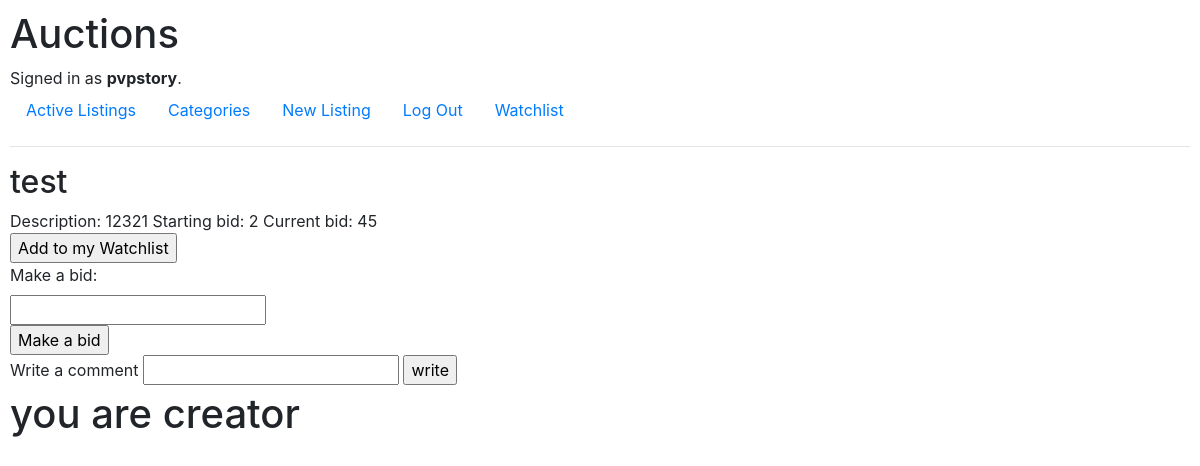
The page /listing/6 (signed in) on the database as committed earlier.
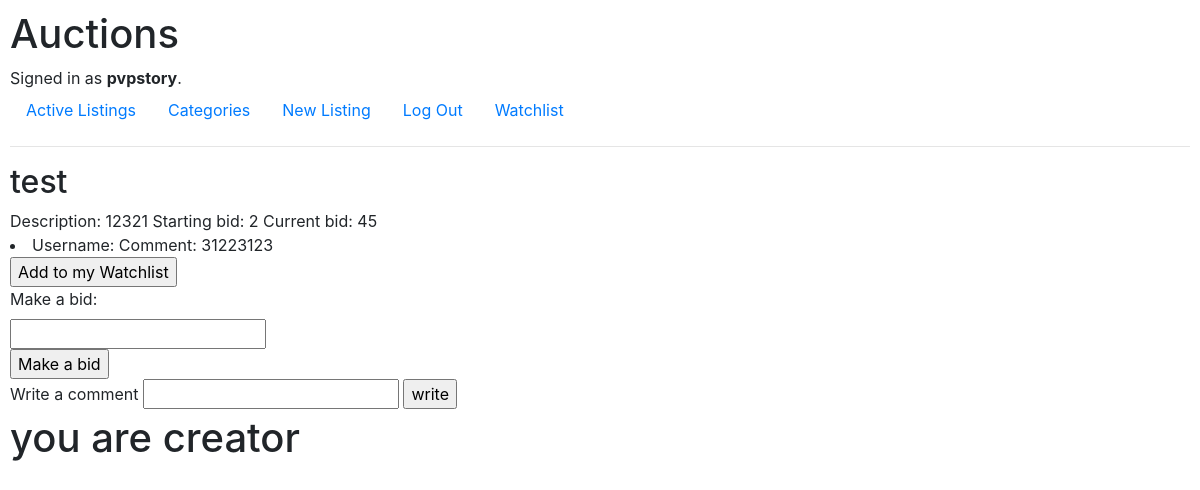
The same page on the database as committed later.
### auctions/models.py (models this page shows, shortened)
class comments(models.Model):
    creator = models.ForeignKey(User, on_delete=models.CASCADE)
    listing = models.ForeignKey(listings, on_delete=models.CASCADE)
    comment = models.CharField(max_length=500)

### auctions/views.py (the view)
# urls.py: path("listing/<int:listing_id>", views.listing, name="listing"),
def listing(request, listing_id):
    return render(request, "auctions/listing.html",{
        "listing": listings.objects.get(id=listing_id),
        "comments": comments.objects.filter(listing=listing_id),
        "watchlist": watchlist.objects.filter(user=request.user, listing=listing_id),
        "bid": bids.objects.get(listing=listing_id)
    })

### auctions/templates/auctions/listing.html (shortened to what this page needs)
{% extends "auctions/layout.html" %}
{% block body %}
    <h2>{{ listing.title }}</h2>
    Description: {{ listing.description }}
    Starting bid: {{ listing.starting_bit }}
    Current bid: {{ bid.current_bid }}
    {% for comment in comments %}
    <li>Username: {{ comment.user.username }} Comment: {{ comment.comment }}</li>
    {% endfor %}
    {% if user.is_authenticated %}
            {% if not watchlist %}
                   <form action="{% url 'watchlist' %}" method="post">
                <input type="submit" name="add_to_watchlist" value="Add to my Watchlist">
            </form>
                {% endif %}
        <form action="{% url 'watchlist' %}" method="post">
            <label for="new_bid">Make a bid:</label> <br>
            <input type="number" id="new_bid" name="new_bid"> <br>
            <input type="submit" name="make_a_bid" value="Make a bid">
        </form>
        <form action="{% url 'watchlist' %}" method="post">
            <label for="comment">Write a comment</label>
            <input type="text" id="comment" name="comment">
            <input type="submit" name="add_comment" value="write">
        </form>
        {% if request.user == listing.creator %}
            <h1>you are creator</h1>
            {% endif %}
    {% endif %}
{% endblock %}

Rows that differ between the two databases and show on the page:
added comments: comment "31223123"
